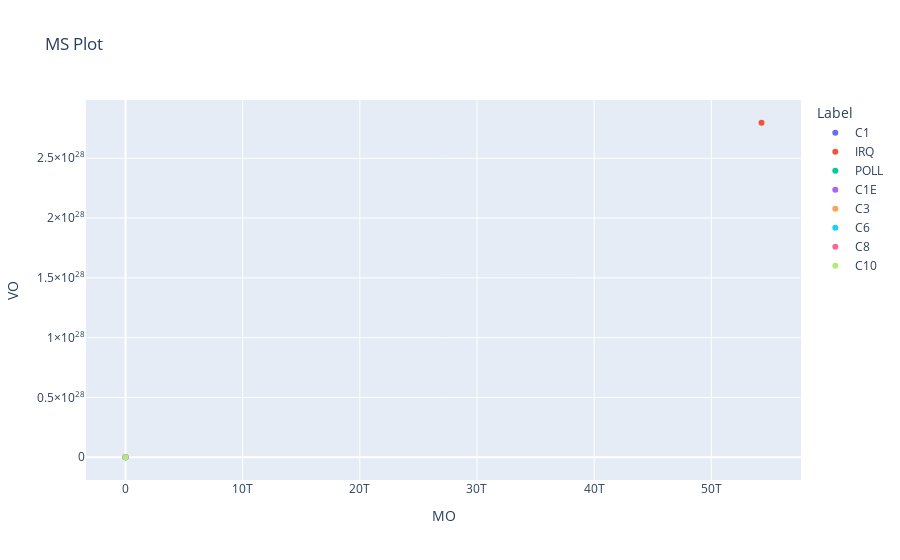

Notebook code for this chart:
### Markdown cell above
Setelah melihat hasil plot MS menggunakan scikit-FDA, sekarang melakukan plot MS menggunakan Incremental and progerssive MSPlot. Dengan diintegrasikan menggunakan plot interaktif plotly

### Code cell
# Inisialisasi dan fitting data menggunakan IncFDO
cores = df_norm
X = cores.T.to_numpy()

inc_fdo = IncFDO()
inc_fdo.initial_fit(X)

# Mengonversi hasil ke DataFrame untuk visualisasi
plot_data = pd.DataFrame({
    'MO': inc_fdo.MO,
    'VO': inc_fdo.VO,
    'Label': label_names  # Menggunakan label sebagai kategori
})

# Membuat scatter plot menggunakan plotly express
fig = px.scatter(
    plot_data, 
    x='MO', 
    y='VO', 
    color='Label',  # Warna berdasarkan label unik
    title='MS Plot',
    labels={'MO': 'MO', 'VO': 'VO'},
    template='plotly'
)

# Menampilkan plot
fig.show()

### Figure 1 — Plotly figure (JSON) as saved in the notebook; plotly's stock layout.template omitted (floating-point values rounded to 4 significant figures)
{"data": [{"hovertemplate": "Label=C1<br>MO=%{x}<br>VO=%{y}<extra></extra>", "legendgroup": "C1", "marker": {"color": "#636efa", "symbol": "circle"}, "mode": "markers", "name": "C1", "orientation": "v", "showlegend": true, "type": "scatter", "x": [718000000.0], "xaxis": "x", "y": [278358698910645060000], "yaxis": "y"}, {"hovertemplate": "Label=IRQ<br>MO=%{x}<br>VO=%{y}<extra></extra>", "legendgroup": "IRQ", "marker": {"color": "#EF553B", "symbol": "circle"}, "mode": "markers", "name": "IRQ", "orientation": "v", "showlegend": true, "type": "scatter", "x": [54290000000000.0], "xaxis": "x", "y": [2.797e+28], "yaxis": "y"}, {"hovertemplate": "Label=POLL<br>MO=%{x}<br>VO=%{y}<extra></extra>", "legendgroup": "POLL", "marker": {"color": "#00cc96", "symbol": "circle"}, "mode": "markers", "name": "POLL", "orientation": "v", "showlegend": true, "type": "scatter", "x": [171500000.0], "xaxis": "x", "y": [88378290540768840000], "yaxis": "y"}, {"hovertemplate": "Label=C1E<br>MO=%{x}<br>VO=%{y}<extra></extra>", "legendgroup": "C1E", "marker": {"color": "#ab63fa", "symbol": "circle"}, "mode": "markers", "name": "C1E", "orientation": "v", "showlegend": true, "type": "scatter", "x": [300100000.0], "xaxis": "x", "y": [35013011161557787000], "yaxis": "y"}, {"hovertemplate": "Label=C3<br>MO=%{x}<br>VO=%{y}<extra></extra>", "legendgroup": "C3", "marker": {"color": "#FFA15A", "symbol": "circle"}, "mode": "markers", "name": "C3", "orientation": "v", "showlegend": true, "type": "scatter", "x": [139300000.0], "xaxis": "x", "y": [12331664856407157000], "yaxis": "y"}, {"hovertemplate": "Label=C6<br>MO=%{x}<br>VO=%{y}<extra></extra>", "legendgroup": "C6", "marker": {"color": "#19d3f3", "symbol": "circle"}, "mode": "markers", "name": "C6", "orientation": "v", "showlegend": true, "type": "scatter", "x": [589400000.0], "xaxis": "x", "y": [73108967249077390000], "yaxis": "y"}, {"hovertemplate": "Label=C8<br>MO=%{x}<br>VO=%{y}<extra></extra>", "legendgroup": "C8", "marker": {"color": "#FF6692", "symbol": "circle"}, "mode": "markers", "name": "C8", "orientation": "v", "showlegend": true, "type": "scatter", "x": [160800000.0], "xaxis": "x", "y": [16225572571549657000], "yaxis": "y"}, {"hovertemplate": "Label=C10<br>MO=%{x}<br>VO=%{y}<extra></extra>", "legendgroup": "C10", "marker": {"color": "#B6E880", "symbol": "circle"}, "mode": "markers", "name": "C10", "orientation": "v", "showlegend": true, "type": "scatter", "x": [128600000.0], "xaxis": "x", "y": [11684479569430598000], "yaxis": "y"}], "layout": {"legend": {"title": {"text": "Label"}, "tracegroupgap": 0}, "title": {"text": "MS Plot"}, "xaxis": {"anchor": "y", "domain": [0, 1], "title": {"text": "MO"}}, "yaxis": {"anchor": "x", "domain": [0, 1], "title": {"text": "VO"}}}}
